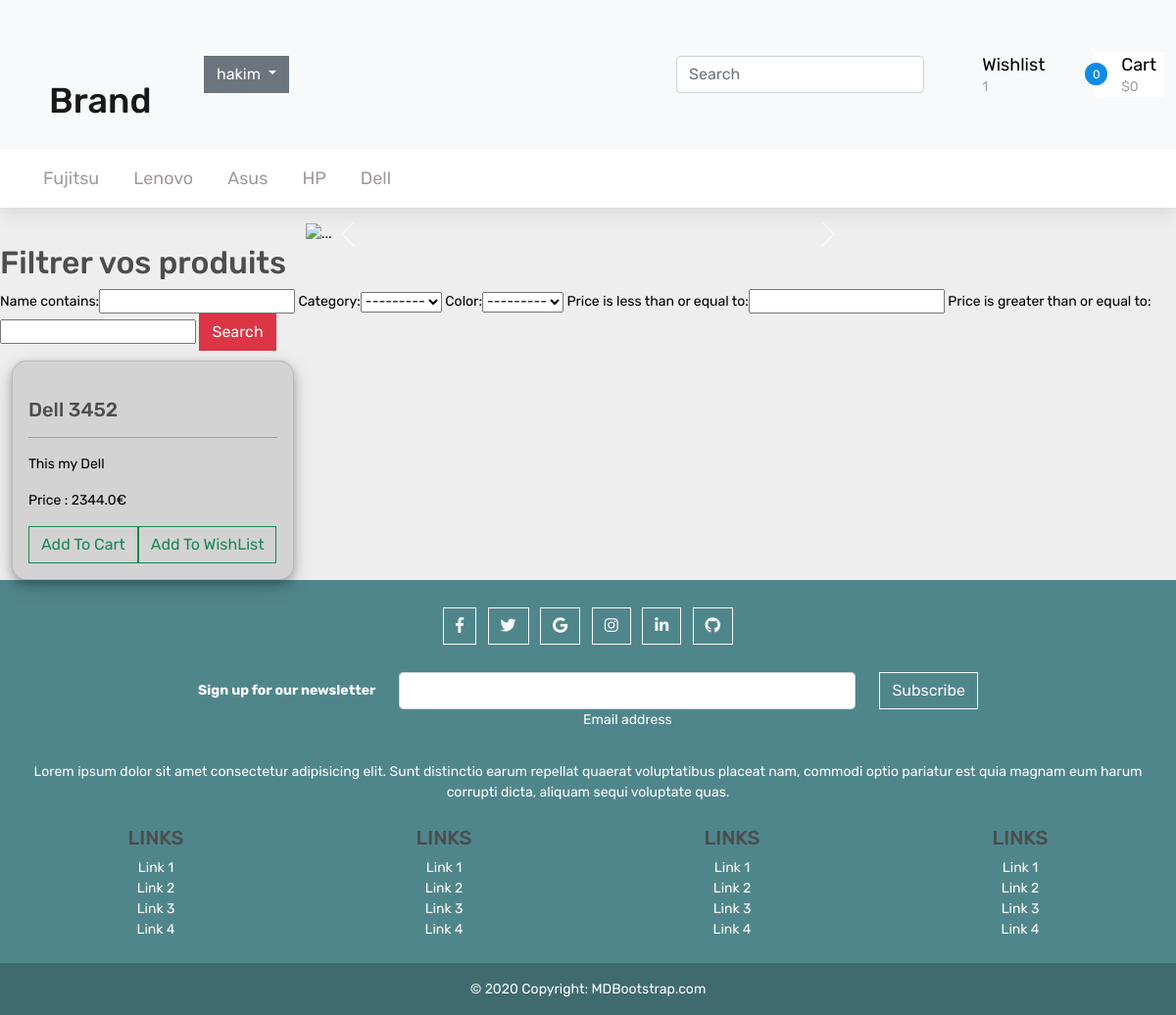
Screenshot of / (signed in) with the database file from the repository.
### main/models.py (models this page shows, shortened)
class Category(models.Model):
    category = models.CharField(max_length=50, unique=True)
    def __str__(self):
        return self.category

class Product(models.Model):
    name = models.CharField(max_length=100)
    category = models.ForeignKey(
        Category, related_name='categories', on_delete=models.CASCADE)
    description = models.TextField()
    photo = models.ImageField()
    price = models.FloatField(default=0)
    quantity = models.PositiveIntegerField(null=True)
    good_rates = models.PositiveIntegerField(default=0)
    bad_rates = models.PositiveIntegerField(default=0)
    rates = models.PositiveIntegerField(default=0)
    color = models.CharField(max_length=50, choices=COLORS, blank=True)

### main/views.py (the view)
# urls.py: path('', home, name="home"),
def home(request):
    my_groups()
    products = Product.objects.all()
    products_9 = Product.objects.order_by('-rates')[:9]
    categories = Category.objects.all()[:9]
    total_price = 0
    num_wishes = WishlistProduct.objects.count()
    carts = Cart.objects.all()
    num_carts = carts.count()
    if request.user.is_authenticated:
        owner = request.user
        num_wishes = WishlistProduct.objects.filter(user=owner).count()
        carts = Cart.objects.filter(user=owner)
        num_carts = carts.count()
    for cart in carts:
        total_price += cart.cart_total_price()
    group = ""
    if request.user.groups.filter(name='CLIENT'):
        group = 'CLIENT'
    if request.user.groups.filter(name='ADMIN'):
        group = 'ADMIN'
    if request.user.groups.filter(name='SELLER'):
        group = 'SELLER'
    if request.method == 'GET':
        myFilter = ProductFilter(request.GET, queryset=products)
        products_9 = myFilter.qs.order_by('-rates')[:9]
    context = {'products_9': products_9, 'categories': categories, 'group': group, 'myFilter': myFilter,
               'num_wishes': num_wishes, 'num_carts': num_carts, 'total_price': total_price}
    return render(request, 'home.html', context)

### main/views.py (called while the page is built, shortened)
def my_groups():
    if Group.objects.exists():
        return

### templates/home.html (shortened to what this page needs)
{% extends "base.html" %}
{% block main_navbar %}
{% if group == 'ADMIN' %}
{% include "includes/top_navbar.html" %}
{% else %}
{% include "includes/navbar.html" %}
{% endif %}
{% endblock main_navbar %}
{% block content %}
{% if group == 'ADMIN' %}
<h1>Welcome to Admin Page</h1>
{% elif group == 'SELLER' %}
<h1>Welcome to Seller Page</h1>
{% else %}
<div class="container w-50 mt-3">
	<div id="carouselExampleControls" class="carousel slide" data-bs-ride="carousel">
		<div class="carousel-inner">
			<div class="carousel-item active">
				<img src="https://signal.avg.com/hubfs/Blog_Content/Avg/Signal/AVG%20Signal%20Images/9%20Ways%20to%20Boost%20Your%20Gaming%20Rig/How_to_Improve_Your_Gaming_PC_Performance-Hero.jpg"
					class="d-block w-100" alt="...">
			</div>
		</div>
		<button class="carousel-control-prev" type="button" data-bs-target="#carouselExampleControls"
			data-bs-slide="prev">
			<span class="carousel-control-prev-icon" aria-hidden="true"></span>
		</button>
		<button class="carousel-control-next" type="button" data-bs-target="#carouselExampleControls"
			data-bs-slide="next">
			<span class="carousel-control-next-icon" aria-hidden="true"></span>
		</button>
	</div>
</div>
{% include 'includes/filter_form.html' %}
<div class="d-flex">
	<div class="container">
		<div class="row ">
			{% if products_9 %}
			{% for product in products_9 %}
			<div class="col-lg-4" id="product-{{product.id}}">
				<div class="card" style="width: 18rem">
					<a href="{%url 'view_product' product.id %}"><img
							class="card-img-top" alt="" /></a>
					<div class="card-body">
						<h5 class="card-title">{{product.name}}</h5>
						<hr />
						<p class="card-text">{{product.description}}</p>
						<p class="card-text">Price : {{product.price}}€</p>
						<div class="d-flex">
							{% if user.is_authenticated %}
							<button class="addCart btn btn-outline-success" id="addCart{{product.id}}"
								data-catid="{{product.id}}" href="#">Add To Cart</button>
							<button id="addWishlist{{product.id}}" data-catid="{{product.id}}"
								class="addWishlist btn btn-outline-success" href="#">Add To WishList</button>
							{% else %}
							<a class="btn btn-outline-success" href="{% url 'add_cart' product.id%}">Add To Cart</a>
							<a class="btn btn-outline-success" href="{% url 'add_wishlist' product.id%}">Add To
								WishList</a>
							{% endif %}
						</div>
					</div>
				</div>
			</div>
			{% endfor %}
			{% else %}
			<img src="https://cdn.dribbble.com/users/3512533/screenshots/14168376/web_1280___8_4x.jpg" />
			{% endif %}
		</div>
	</div>
</div>
{% endif %}
{% endblock content %}

### templates/includes/top_navbar.html (shortened to what this page needs)
<nav class="navbar navbar-expand-lg navbar-light bg-light">
    <div class="container-fluid">
        <div class="col-lg-2 col-sm-2 col-2">
            <div class="logo_container">
                <div class="logo"><a id="home" class="navbar-brand ms-2" href="{% url 'home' %}">Brand</a></div>
            </div>
        </div>
        <div class="collapse navbar-collapse" id="navbarSupportedContent">
            <ul class="navbar-nav me-auto mb-2 mb-lg-0">
                {% if user.is_authenticated %}
                <div class="dropdown">
                    <button class="btn btn-secondary dropdown-toggle" type="button" id="dropdownMenuButton1"
                        data-bs-toggle="dropdown" aria-expanded="false">{{user.username}}
                    </button>
                </div>
                {% endif %}
            </ul>
            <div class="d-flex">
                <form action="{% url 'search_form' %}" method="GET">
                    <input class="form-control me-2" type="search" id="search" name="search" placeholder="Search"
                        aria-label="Search">
                </form>
            </div>
            {% if user.is_authenticated %}
                {% if group == 'CLIENT' %}
                <div class="col-lg-3 col-9 order-lg-3 order-2 text-lg-left text-right">
                    <div class="wishlist_cart d-flex flex-row align-items-center justify-content-end">
                        <div class="wishlist d-flex flex-row align-items-center justify-content-end">
                            <div class="wishlist_content" id="wishlist">
                                <div class="wishlist_text"><a href="{% url 'wishlist' %}">Wishlist</a></div>
                                <div id="num_wishes" class="wishlist_count">{{num_wishes}}</div>
                            </div>
                        </div>
                        <div class="cart">
                            <div class="cart_container d-flex flex-row align-items-center justify-content-end">
                                <div class="cart_icon"><img src="https://res.cloudinary.com/dxfq3iotg/image/upload/v1560918704/cart.png" alt="">
                                    <div id="num_carts" class="cart_count"><span>{{num_carts}}</span></div>
                                </div>
                                <div class="cart_content me-2">
                                    <div class="cart_text"><a href="{% url 'cart' %}">Cart</a></div>
                                    <div id="total" class="cart_price">${{total_price}}</div>
                                </div>
                            </div>
                        </div>
                    </div>
                </div>
                {% elif group == 'ADMIN' %}
                <li class="nav-item">
                    <a class="nav-link active" aria-current="page" href="{% url 'dashboard_admin' %}">Dashboard</a>
                </li>
                {% else %}
                <li class="nav-item">
                    <a class="nav-link active" aria-current="page" href="{% url 'dashboard_seller' %}">Dashboard</a>
                </li>
                {% endif %}
            {% endif %}
        </div>
    </div>
</nav>
<link rel="stylesheet" href="https://code.jquery.com/ui/1.12.1/themes/base/jquery-ui.css">

### templates/includes/main_navbar.html (shortened to what this page needs)
{% if user.is_authenticated %}
<nav class="main_nav">
    <div class="container">
        <div class="row">
            <div class="col">
                <div class="main_nav_content d-flex flex-row">
                    <div class="main_nav_menu">
                        <ul class="standard_dropdown main_nav_dropdown">
                            <div class="d-flex">
                                {% for categorie in categories %}
                                <li class="hassubs"><a href="{% url 'categorie' categorie.pk %}">{{categorie}}</a>
                                </li>
                                {% endfor %}
                            </div>
                        </ul>
                    </div>
                </div>
            </div>
        </div>
    </div>
</nav>
{% endif %}

### templates/includes/filter_form.html
<div id="myFilter">
    <form method="GET" onsubmit="refresh()">
        <h2>Filtrer vos produits </h2>
        {{myFilter.form}}
        <button type="Submit" class="btn btn-danger">Search</button>
    </form>
</div>

### static/css/style.css (style rules this page uses)
* { margin: 0; padding: 0; -webkit-font-smoothing: antialiased; -webkit-text-shadow: rgba(0, 0, 0, 0.01) 0 0 1px; text-shadow: rgba(0, 0, 0, 0.01) 0 0 1px; }
body { font-family: "Rubik", sans-serif; font-size: 14px; font-weight: 400; background: #ffffff; color: #000000; }
div { display: block; position: relative; -webkit-box-sizing: border-box; -moz-box-sizing: border-box; box-sizing: border-box; }
ul { list-style: none; margin-bottom: 0px; }
a, a:hover, a:visited, a:active, a:link { text-decoration: none; -webkit-font-smoothing: antialiased; -webkit-text-shadow: rgba(0, 0, 0, 0.01) 0 0 1px; text-shadow: rgba(0, 0, 0, 0.01) 0 0 1px; }
.form-control { color: #db5246; }
.standard_dropdown li { display: inline-block; position: relative; height: 56px; }
.standard_dropdown li:last-child a { border-bottom: none; }
.standard_dropdown li a { display: block; position: relative; font-size: 16px; font-weight: 300; color: #000000; line-height: 56px; white-space: nowrap; -webkit-transition: all 200ms ease; -moz-transition: all 200ms ease; -ms-transition: all 200ms ease; -o-transition: all 200ms ease; transition: all 200ms ease; }
.logo_container { height: 80px; }
.logo { top: 50%; -webkit-transform: translateY(-50%); -moz-transform: translateY(-50%); -ms-transform: translateY(-50%); -o-transform: translateY(-50%); transform: translateY(-50%); }
.logo a { font-size: 36px; font-weight: 500; color: #0e8ce4; }
.wishlist_cart { height: 90px; }
.wishlist { margin-right: 50px; }
.wishlist_content { margin-left: 14px; }
.wishlist_text a { font-size: 18px; font-weight: 400; color: #000000; -webkit-transition: all 200ms ease; -moz-transition: all 200ms ease; -ms-transition: all 200ms ease; -o-transition: all 200ms ease; transition: all 200ms ease; }
.wishlist_count { margin-top: -2px; color: #a3a3a3; font-size: 14px; }
.cart_count { position: absolute; bottom: -1px; right: -14px; width: 23px; height: 23px; background: #0e8ce4; border-radius: 50%; text-align: center; }
.cart_count span { display: block; line-height: 23px; font-size: 12px; color: #ffffff; -webkit-transform: translateY(1px); -moz-transform: translateY(1px); -ms-transform: translateY(1px); -o-transform: translateY(1px); transform: translateY(1px); }
.cart_content { margin-left: 28px; }
.cart_text a { font-size: 18px; font-weight: 400; color: #000000; -webkit-transition: all 200ms ease; -moz-transition: all 200ms ease; -ms-transition: all 200ms ease; -o-transition: all 200ms ease; transition: all 200ms ease; }
.cart_price { font-size: 14px; color: #a3a3a3; margin-top: -2px; }
.main_nav { width: 100%; border-top: solid 1px #f2f2f2; box-shadow: 0px 5px 20px rgba(0, 0, 0, 0.1); background: #ffffff; }
.main_nav_content { width: 100%; height: 60px; }
.main_nav_dropdown li { margin-right: 35px; }
.main_nav_dropdown li:last-child { margin-right: 0px; }
.main_nav_dropdown li a { font-size: 18px; font-weight: 400; color: #a19a9a; line-height: 60px; }
@media (min-width: 1200px) { .container { max-width: 1300px !important; } }

### static/css/main.css (style rules this page uses)
body { background-color: hsl(0, 0%, 98%); }
h1,h2,h3,h4,h5,h6 { color:hsl(0, 0%, 30%); }
.col-lg-4, .col-lg-6, .col-lg-8, .col-lg-12 { margin-top: 10px; }
.btn { border-radius: 0; }

### static/css/cart.css (style rules this page uses)
body { background: #eee }
.cart { background: #fff }

### static/css/total.css (style rules this page uses)
.logo { margin-left:30px; margin-top:55px; }
.card { background-color: lightgray; width: 300px; border-radius: 15px; box-shadow: 0 4px 8px 0 rgba(0, 0, 0, 0.2), 0 6px 20px 0 rgba(0, 0, 0, 0.19) }

### rows the page displays
Category: category "Fujitsu", category "---------"
Category: category "Lenovo"
Category: category "Asus"
Category: category "HP"
Category: category "Dell"
Product: name "Dell 3452", description "This my Dell", price "2344.0"

### other values shown
{{ user.username }} "hakim"
{{ num_wishes }} "1"
{{ num_carts }} "0"
{{ total_price }} "0"
